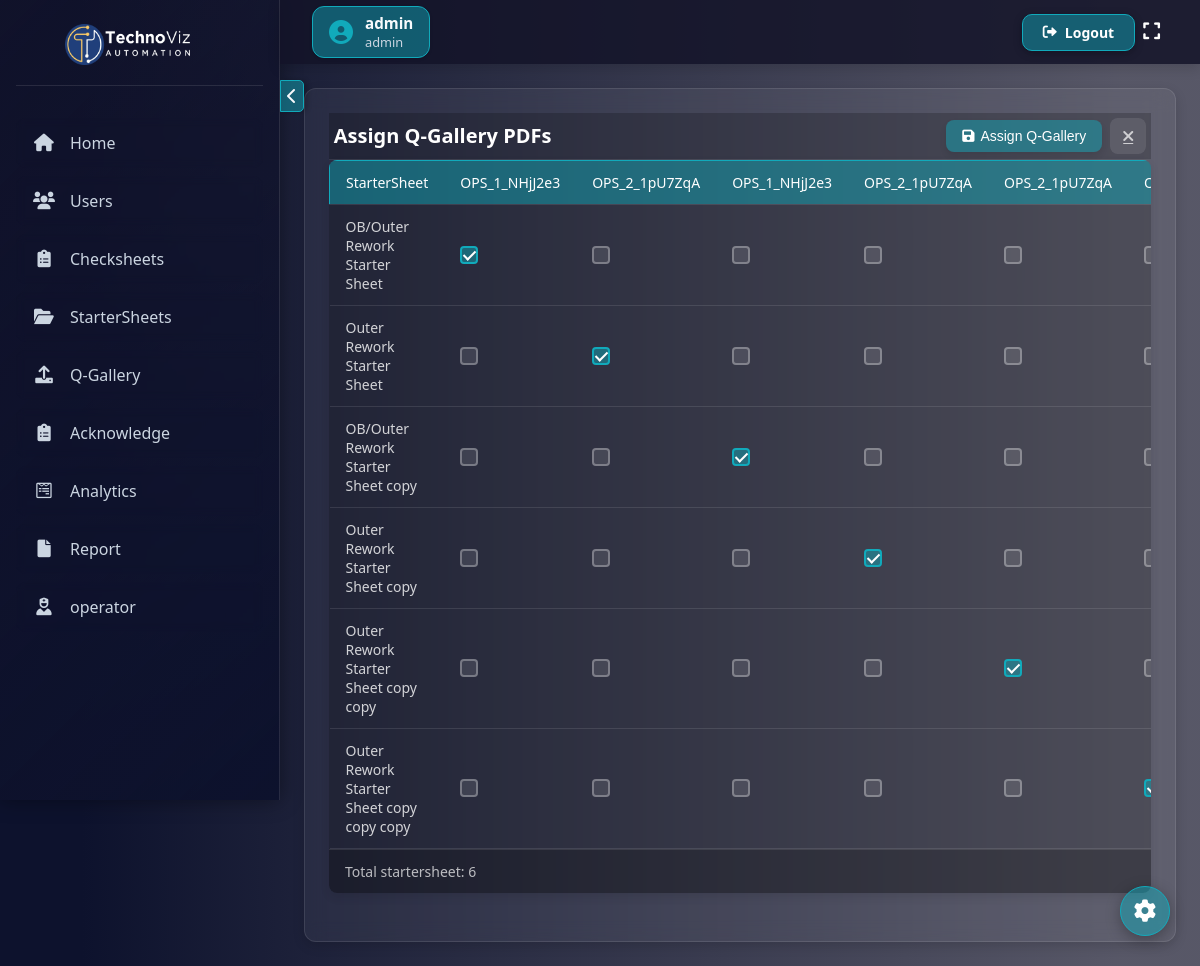
Before: /assign_poc_bulk/ (signed in) with the older database file.
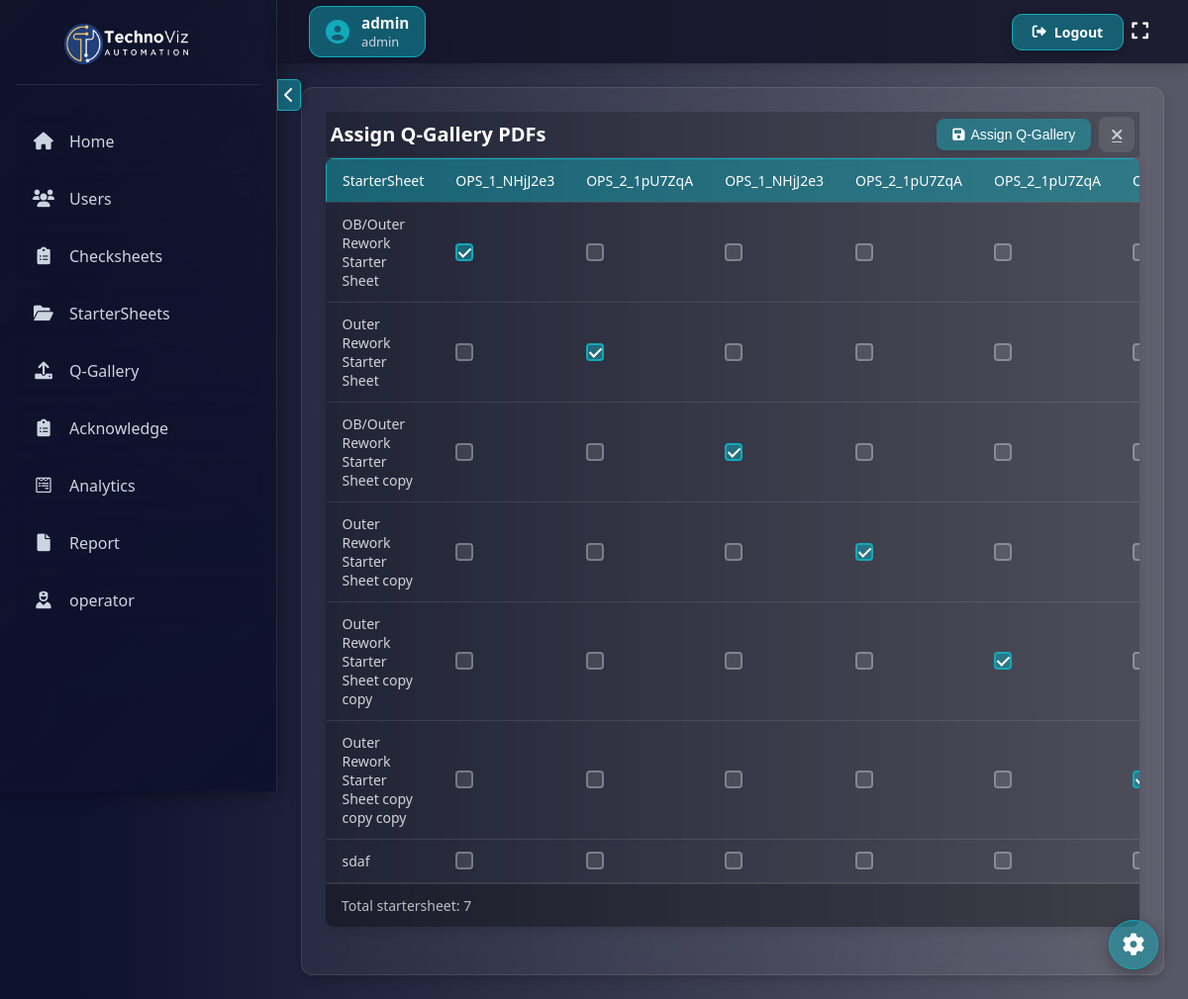
After: the same page with the newer database file.
### checksheet1/models.py (models this page shows, shortened)
class POCUpload(models.Model):
    pdf = models.FileField(upload_to=poc_upload_path)
    assigned_startersheets = models.ManyToManyField(
        StarterSheet,
        related_name="assigned_pocs",
        blank=True,
    )

class StarterSheet(models.Model):
    name = models.CharField(max_length=255)
    line = models.CharField(
        max_length=10, choices=[("line_1", "Line 1"), ("line_2", "Line 2")]
    )
    assigned_users = models.ManyToManyField(
        "CustomUser", related_name="assigned_starter_sheets", blank=True
    )
    created_by = models.ForeignKey(
        "CustomUser",
        on_delete=models.SET_NULL,
        null=True,
        related_name="created_starter_sheets",
    )
    created_on = models.DateTimeField(auto_now_add=True)
    level_1_approver = models.ForeignKey(
        "CustomUser",
        on_delete=models.SET_NULL,
        null=True,
        blank=True,
        related_name="level_1_assigned_sheets",
    )
    level_2_approver = models.ForeignKey(
        "CustomUser",
        on_delete=models.SET_NULL,
        null=True,
        blank=True,
        related_name="level_2_assigned_sheets",
    )
    require_level_3_approval = models.BooleanField(
        default=True, help_text="Check if this sheet requires Level 3 approval (admin)"
    )

### checksheet1/views.py (the view, shortened to what this page needs)
# urls.py: path("assign_poc_bulk/", assign_poc_bulk, name="assign_poc_bulk"),
@login_required
def assign_poc_bulk(request):
    startersheets = StarterSheet.objects.prefetch_related("assigned_pocs").all()
    all_pocs = POCUpload.objects.all()
    return render(
        request,
        "checksheet/assign_poc.html",
        {"startersheets": startersheets, "all_pocs": all_pocs},
    )

### checksheet1/context_processors.py (called while the page is built)
def pending_requests_count(request):
    if request.user.is_authenticated and request.user.role == "admin":
        count = PasswordResetRequest.objects.filter(status="pending").count()
        return {"pending_requests_count": count}
    return {}

### checksheet1/templatetags/custom_tags.py (called while the page is built)
@register.filter
def has_page_access(user, page_name):
    if user.is_authenticated and user.role == "admin":
        return True  # Admin has all access
    return PageAccess.objects.filter(
        user=user, page_name=page_name, has_access=True
    ).exists()

### checksheet1/templates/checksheet/assign_poc.html (shortened to what this page needs)
{% extends "checksheet/base.html" %}
{% load static %}
{% block extra_css %}
<link rel="stylesheet" href="{% static 'css/assign_poc.css' %}">
{% endblock %}
{% block content %}
<div class="page-container">
    <div class="header">
        <h2 class="page-title">Assign Q-Gallery PDFs</h2>
        <div class="buttons-container">
            <button type="submit" form="poc-form" class="submit-btn">
                <i class="fas fa-save"></i> Assign Q-Gallery
            </button>
            <a href="javascript:history.back()" class="back-button">
                <i class="fas fa-times"></i>
            </a>
        </div>
    </div>
    <form method="post" id="poc-form">
        <div class="table-responsive">
            <table class="poc-table">
                <thead>
                    <tr>
                        <th>StarterSheet</th>
                        {% for poc in all_pocs %}
                            <th>{{ poc.pdf.name|cut:"poc_pdfs/"|slice:":-4" }}</th>
                        {% endfor %}
                    </tr>
                </thead>
                <tbody>
                    {% for startersheet in startersheets %}
                    <tr>
                        <td class="checksheet-name">{{ startersheet.name }}</td>
                        {% for poc in all_pocs %}
                        <td>
                            <input type="checkbox"
                                   name="startersheet_{{ startersheet.id }}_poc"
                                   value="{{ poc.id }}"
                                   {% if poc in startersheet.assigned_pocs.all %}checked{% endif %}>
                        </td>
                        {% endfor %}
                    </tr>
                    {% endfor %}
                </tbody>
            </table>
            <div class="pagination">
                <div class="pagination-info">
                    <span>Total startersheet: {{ startersheets|length }}</span>
                </div>
            </div>
        </div>
    </form>
</div>
{% endblock %}

Changed rows visible on the page:
added StarterSheet: name "sdaf"
Other visible differences:
{{ startersheets|length }}: "6" → "7"
